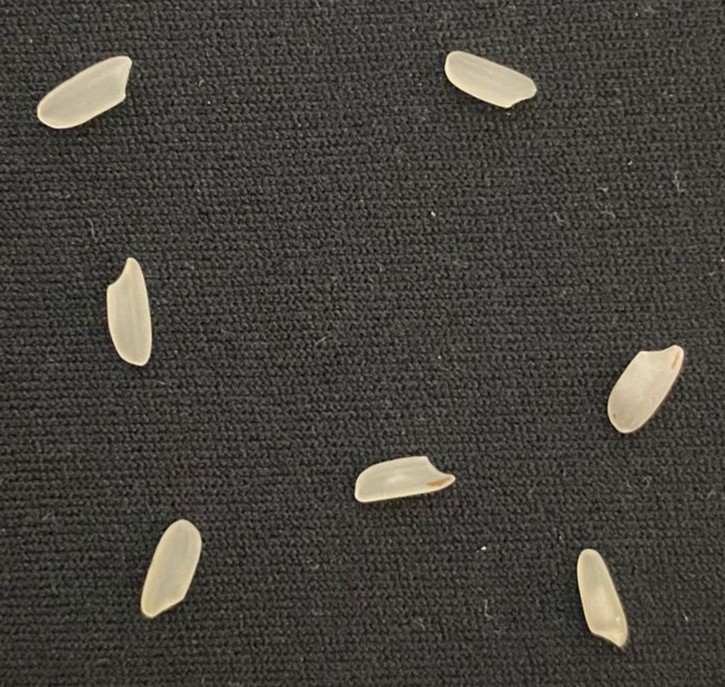
#> input picture pirinc.jpeg, 725 x 687 px, given in place of pirinc.jpg, which was not available
$ python pirincsayma.py
#> lines starting #> are read from the running program, lines starting #| are printed output that depends on the picture; after the words box and inside, x2 and y2 are one past the last pixel; in counts of white or black regions, pixels touching at a corner belong together; pictures that were not available may be replaced by others from this repository, and a replacement may not be noted
import cv2
import numpy as np

# Resmi okuyoruz
img = cv2.imread("pirinc.jpg", 0)
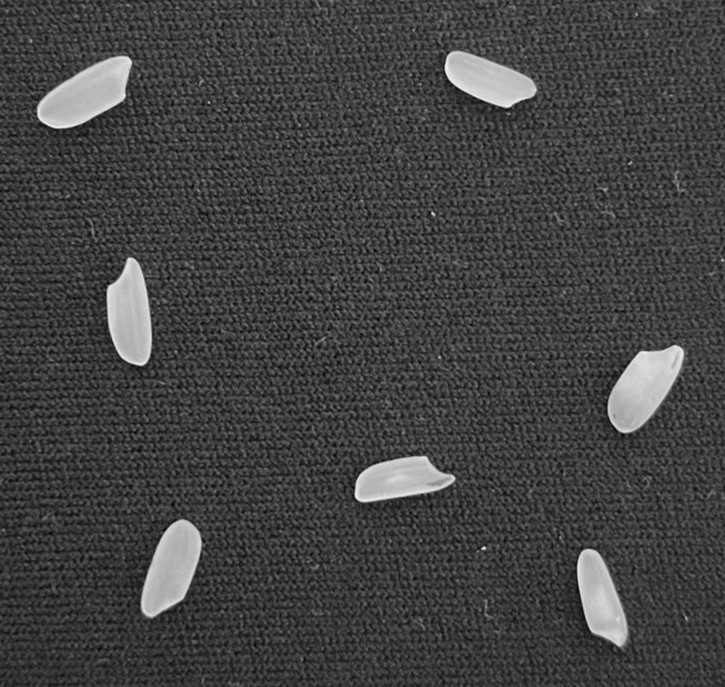
#> img: shape (687, 725); min 1, max 247, mean 66.5

# 150 eşik değerini seçip eşikleme uyguluyoruz
ret, thresholded = cv2.threshold(img, 150, 255, cv2.THRESH_BINARY)
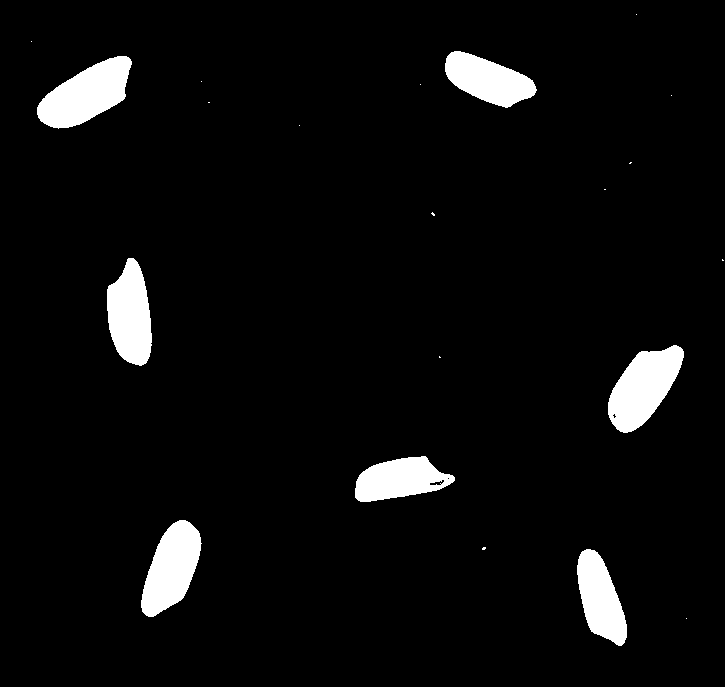
#> thresholded: shape (687, 725); 4.9% white; 21 white regions (14 under 20 px), largest, box (x1, y1, x2, y2) and area: (37, 56, 132, 129) 4034, (608, 345, 684, 433) 3950, (141, 520, 202, 617) 3660

# istenmeyen noktalar için gürültü azaltma uyguluyoruz
kernel = np.ones((5, 5), np.uint8)
thresholded = cv2.morphologyEx(thresholded, cv2.MORPH_OPEN, kernel)
#> thresholded: shape (687, 725); 4.9% white; 7 white regions, largest, box (x1, y1, x2, y2) and area: (37, 56, 131, 128) 4026, (608, 346, 684, 433) 3926, (141, 520, 201, 617) 3659

# birbiri ile bağlantılı pikselleri bileşenlerine göre etiketliyoruz ve sayıyoruz
num_labels, labels, stats, centroids = cv2.connectedComponentsWithStats(thresholded, connectivity=8)
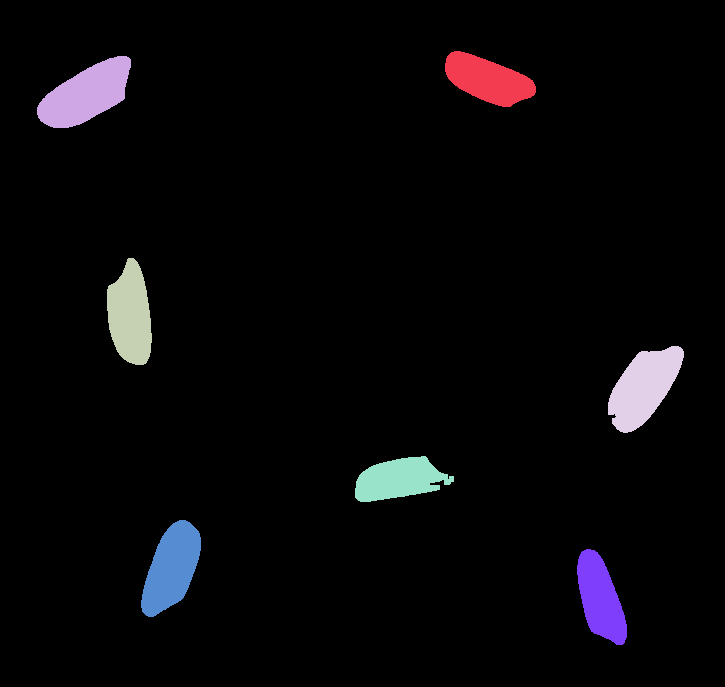
#> labels: shape (687, 725) int32; 8 distinct labels, from 0 to 7; one colour per label, 0 black
#> num_labels = 8; stats = [[0, 0, 725, 687, 473855], [445, 51, 91, 56, 3111], [37, 56, 94, 72, 4026], [107, 258, 45, 107, 3529], [608, 346, 76, 87, 3926], [355, 456, 99, 46, 2967], [141, 520, 60, 97, 3659], [577, 549, 50, 96, 3002]]; centroids = [[362.7, 342.5], [487.6, 79.3], [85.75, 93.8], [129.9, 314.7], [643.4, 386.9], [398.6, 479.1], [171.2, 567.8], [600.1, 598.1]]

# İlk etiketi (arka plan) çıkarıyoruz
num_pirinc_taneleri = num_labels - 1
#> num_pirinc_taneleri = 7

print(f"Pirinç Taneleri Sayısı: {num_pirinc_taneleri}")
#| Pirinç Taneleri Sayısı: 7


cv2.imshow("orijinal resim", img)
cv2.imshow("isleme ugrayan resim", thresholded)
cv2.waitKey(0)
cv2.destroyAllWindows()
